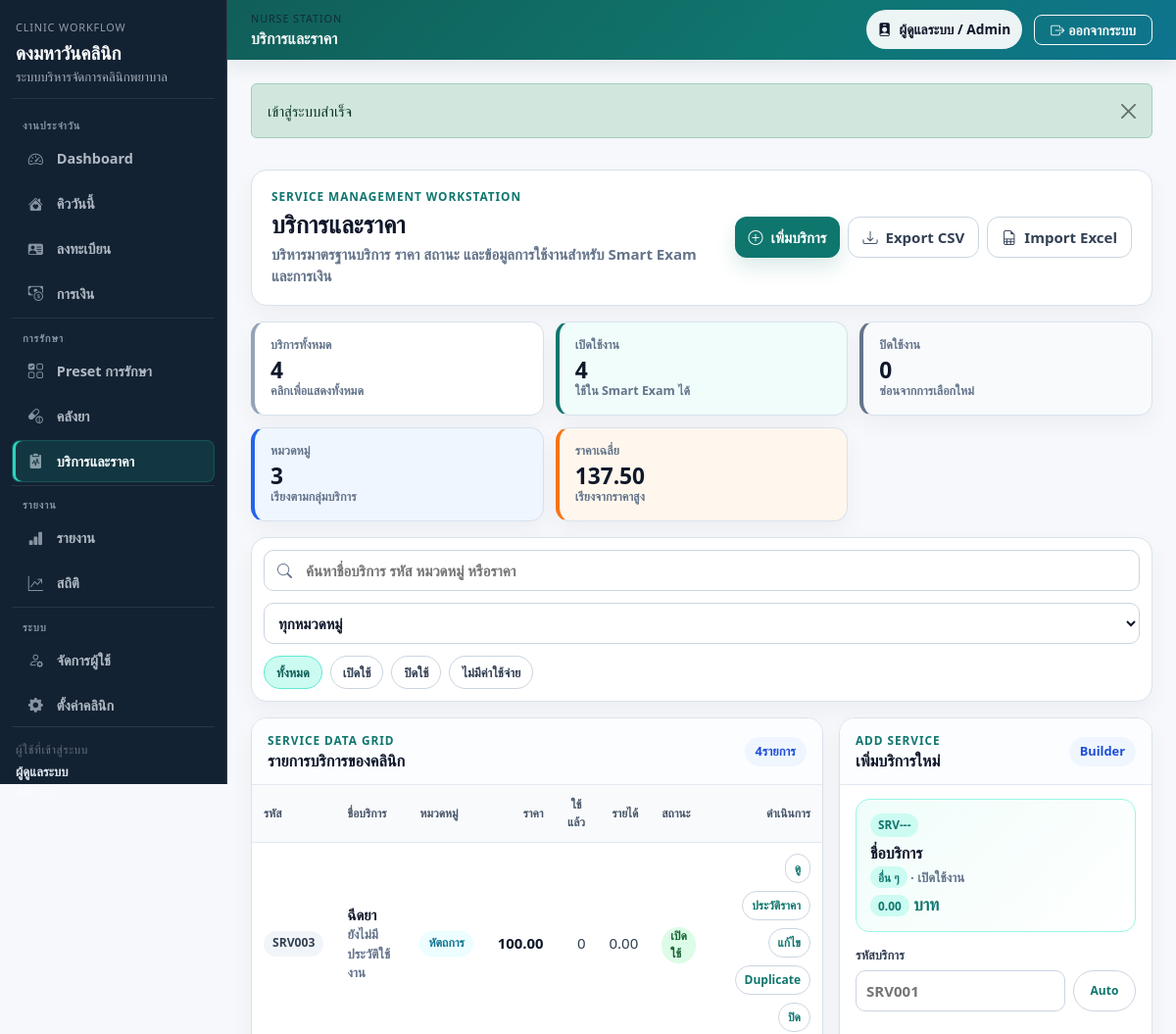
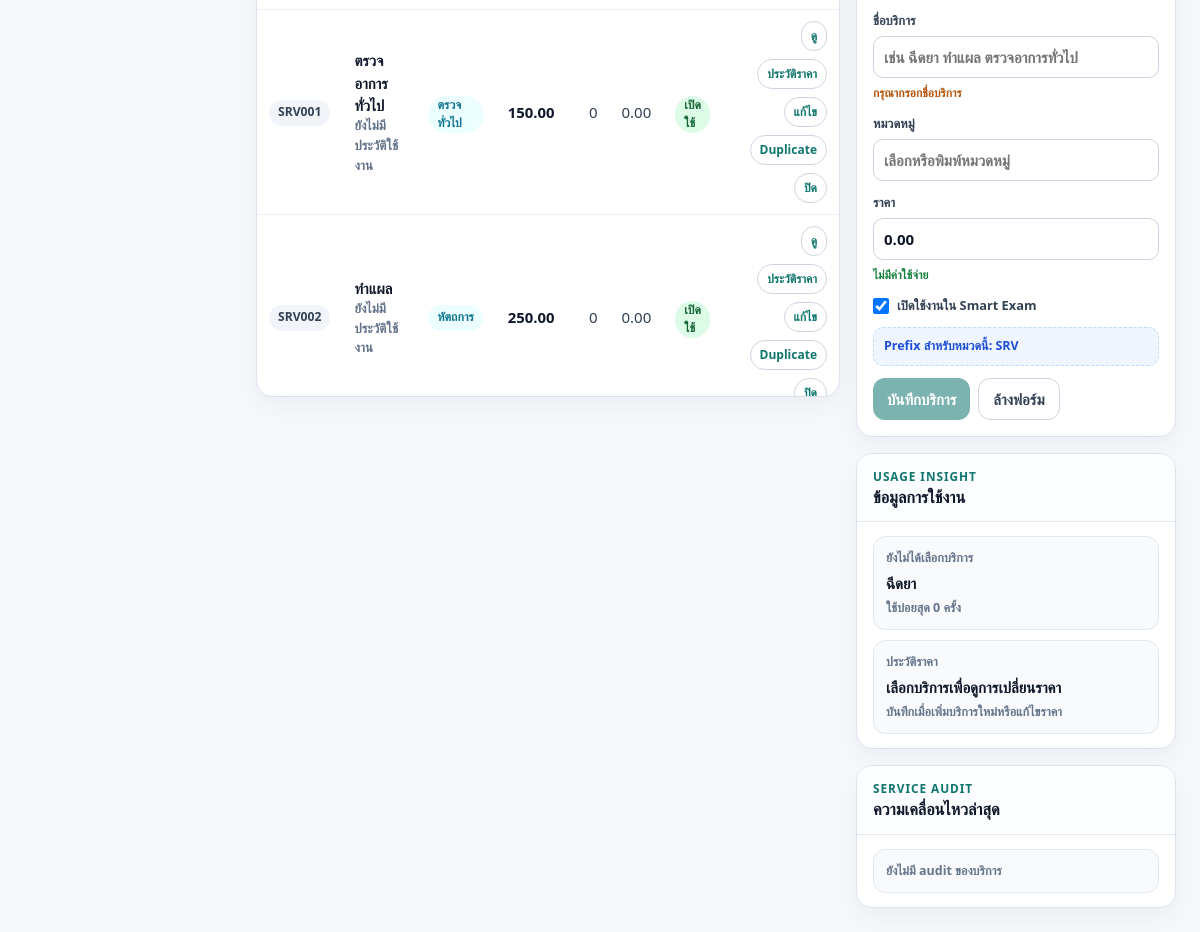
Page /index.php?page=services (signed in) on the committed database (2 pictures, top to bottom).
### tables this page shows
CREATE TABLE `system_settings` (
  `id` bigint unsigned NOT NULL AUTO_INCREMENT,
  `clinic_name` varchar(200) NOT NULL,
  `clinic_address` text DEFAULT NULL,
  `clinic_phone` varchar(50) DEFAULT NULL,
  `clinic_tax_id` varchar(50) DEFAULT NULL,
  `receipt_logo_text` varchar(80) DEFAULT NULL,
  `receipt_footer` text DEFAULT NULL,
  `receipt_prefix` varchar(20) NOT NULL DEFAULT 'RC',
  `hn_prefix` varchar(20) NOT NULL DEFAULT 'HN',
  `expiry_alert_days` int NOT NULL DEFAULT 30,
  `queue_note` varchar(255) DEFAULT NULL,
  `created_at` datetime DEFAULT CURRENT_TIMESTAMP,
  `updated_at` datetime DEFAULT CURRENT_TIMESTAMP ON UPDATE CURRENT_TIMESTAMP,
  PRIMARY KEY (`id`)
);

CREATE TABLE `services` (
  `id` bigint unsigned NOT NULL AUTO_INCREMENT,
  `service_code` varchar(50) NOT NULL,
  `service_name` varchar(150) NOT NULL,
  `category` varchar(100) DEFAULT NULL,
  `price` decimal(10,2) NOT NULL DEFAULT 0.00,
  `is_active` tinyint(1) NOT NULL DEFAULT 1,
  `created_at` datetime DEFAULT CURRENT_TIMESTAMP,
  `updated_at` datetime DEFAULT CURRENT_TIMESTAMP ON UPDATE CURRENT_TIMESTAMP,
  PRIMARY KEY (`id`),
  UNIQUE KEY `uk_services_service_code` (`service_code`),
  KEY `idx_services_service_name` (`service_name`)
);

### app/Views/services/index.php (the view, shortened to what the rows shown need)
<?php
$services = $services ?? [];
$topService = null;
foreach ($services as $service) {
    if ($topService === null || (float) ($service['total_qty'] ?? 0) > (float) ($topService['total_qty'] ?? 0)) {
        $topService = $service;
    }
}
$canManage = has_role('ADMIN');
?>
<div class="service-workstation" data-service-workstation>
    <section class="service-hero">
        <div>
            <h1>บริการและราคา</h1>
        </div>
    </section>
    <div class="service-layout">
        <section class="service-panel service-main-panel">
            <div class="service-panel-header">
                <div>
                    <h2>รายการบริการของคลินิก</h2>
                </div>
            </div>
            <div class="service-table-wrap">
                <table class="service-table">
                    <thead>
                        <tr>
                            <th><button type="button" data-service-sort="code">รหัส</button></th>
                            <th><button type="button" data-service-sort="name">ชื่อบริการ</button></th>
                            <th><button type="button" data-service-sort="category">หมวดหมู่</button></th>
                            <th class="text-end"><button type="button" data-service-sort="price">ราคา</button></th>
                            <th class="text-end"><button type="button" data-service-sort="usage">ใช้แล้ว</button></th>
                            <th class="text-end"><button type="button" data-service-sort="income">รายได้</button></th>
                            <th>สถานะ</th>
                            <th class="text-end">ดำเนินการ</th>
                        </tr>
                    </thead>
                    <tbody data-service-tbody>
                        <?php foreach ($services as $service): ?>
                            <?php
                            $serviceId = (int) ($service['id'] ?? 0);
                            $code = (string) ($service['service_code'] ?? '');
                            $name = (string) ($service['service_name'] ?? '');
                            $category = trim((string) ($service['category'] ?? '')) ?: 'อื่น ๆ';
                            $price = (float) ($service['price'] ?? 0);
                            $usage = (float) ($service['total_qty'] ?? 0);
                            $income = (float) ($service['total_income'] ?? 0);
                            $lastUsed = (string) ($service['last_used_at'] ?? '');
                            $smartExamCount = (int) ($service['smart_exam_preset_count'] ?? 0);
                            $status = (int) ($service['is_active'] ?? 0) === 1 ? 'active' : 'inactive';
                            $search = trim($code . ' ' . $name . ' ' . $category . ' ' . number_format($price, 2));
                            ?>
                            <tr data-service-row
                                data-id="<?= e((string) $serviceId) ?>"
                                data-code="<?= e($code) ?>"
                                data-name="<?= e($name) ?>"
                                data-category="<?= e($category) ?>"
                                data-price="<?= e((string) $price) ?>"
                                data-usage="<?= e((string) $usage) ?>"
                                data-income="<?= e((string) $income) ?>"
                                data-last-used="<?= e($lastUsed) ?>"
                                data-smart-exam="<?= e((string) $smartExamCount) ?>"
                                data-status="<?= e($status) ?>"
                                data-search="<?= e($search) ?>">
                                <td><span class="service-code"><?= e($code) ?></span></td>
                                <td>
                                    <strong><?= e($name) ?></strong>
                                    <small><?= $lastUsed !== '' ? 'ใช้ล่าสุด ' . e($lastUsed) : 'ยังไม่มีประวัติใช้งาน' ?></small>
                                </td>
                                <td><span class="service-category"><?= e($category) ?></span></td>
                                <td class="text-end">
                                    <strong><?= e(number_format($price, 2)) ?></strong>
                                </td>
                                <td class="text-end"><?= e(number_format($usage, 0)) ?></td>
                                <td class="text-end"><?= e(number_format($income, 2)) ?></td>
                                <td>
                                    <span class="service-status is-<?= e($status) ?>"><?= $status === 'active' ? 'เปิดใช้' : 'ปิดใช้' ?></span>
                                </td>
                                <td>
                                    <div class="service-row-actions">
                                        <button type="button" data-service-row-action="detail">ดู</button>
                                        <button type="button" data-service-row-action="history">ประวัติราคา</button>
                                        <?php if ($canManage): ?>
                                            <button type="button" data-service-row-action="edit">แก้ไข</button>
                                            <button type="button" data-service-row-action="duplicate">Duplicate</button>
                                            <form class="service-inline-form" method="post" action="<?= e(route_url('services-toggle')) ?>">
                                                <button type="submit"><?= $status === 'active' ? 'ปิด' : 'เปิด' ?></button>
                                            </form>
                                        <?php endif; ?>
                                    </div>
                                </td>
                            </tr>
                        <?php endforeach; ?>
                    </tbody>
                </table>
            </div>
        </section>
        <aside class="service-detail-panel">
            <section class="service-panel">
                <div class="service-panel-header">
                    <div>
                        <h2 data-service-panel-title><?= $canManage ? 'เพิ่มบริการใหม่' : 'รายละเอียดบริการ' ?></h2>
                    </div>
                </div>
            </section>
            <section class="service-panel">
                <div class="service-panel-header">
                    <div>
                        <h2>ข้อมูลการใช้งาน</h2>
                    </div>
                </div>
                <div class="service-insight-body">
                    <div data-service-selected-insight>
                        <span>ยังไม่ได้เลือกบริการ</span>
                        <strong><?= $topService ? e((string) $topService['service_name']) : 'ไม่มีข้อมูล' ?></strong>
                        <small><?= $topService ? 'ใช้บ่อยสุด ' . e(number_format((float) ($topService['total_qty'] ?? 0), 0)) . ' ครั้ง' : 'เลือกบริการเพื่อดูสถิติ' ?></small>
                    </div>
                </div>
            </section>
            <section class="service-panel">
                <div class="service-panel-header">
                    <div>
                        <h2>ความเคลื่อนไหวล่าสุด</h2>
                    </div>
                </div>
            </section>
        </aside>
    </div>
</div>

### app/Views/layouts/app.php (shortened to what the rows shown need)
<?php
$clinicName = (string) system_setting('clinic_name', config('app.name'));
?>
<!doctype html>
<html lang="th">
<head>
    <link href="https://cdn.jsdelivr.net/npm/bootstrap@5.3.3/dist/css/bootstrap.min.css" rel="stylesheet">
    <link href="https://cdn.jsdelivr.net/npm/bootstrap-icons@1.11.3/font/bootstrap-icons.css" rel="stylesheet">
    <link href="<?= e(app_url('assets/css/app.css')) ?>" rel="stylesheet">
    <?php foreach (($pageStyles ?? []) as $pageStyle): ?>
        <link href="<?= e((string) $pageStyle) ?>" rel="stylesheet">
    <?php endforeach; ?>
</head>
<body>
<div class="app-shell">
    <aside class="app-sidebar sidebar">
        <div class="sidebar-inner">
            <div class="sidebar-brand text-white">
                <div class="sidebar-kicker">Clinic Workflow</div>
                <h4 class="mb-1"><?= e($clinicName) ?></h4>
                <div class="sidebar-subtitle">ระบบบริหารจัดการคลินิกพยาบาล</div>
            </div>
        </div>
    </aside>
    <main class="app-main-shell">
        <div class="app-content px-3 px-lg-4 py-4">
            <?= $content ?>
        </div>
    </main>
</div>
</body>
</html>

### rows in the picture
system_settings: clinic_name "ดงมหาวันคลินิก"
services: service_code "SRV003", service_name "ฉีดยา", category "หัตถการ", price "100.00", usage "0", income "0.00", is_active "เปิดใช้"
services: service_code "SRV001", service_name "ตรวจอาการทั่วไป", category "ตรวจทั่วไป", price "150.00", usage "0", income "0.00", is_active "เปิดใช้"
services: service_code "SRV002", service_name "ทำแผล", category "หัตถการ", price "250.00", usage "0", income "0.00", is_active "เปิดใช้"

### other values in the picture
$navGroup['label'] "งานประจำวัน"
$navItem['label'] "Dashboard"
$navItem['label'] "คิววันนี้"
$navItem['label'] "ลงทะเบียน"
$navItem['label'] "การเงิน"
$navGroup['label'] "การรักษา"
$navItem['label'] "Preset การรักษา"
$navItem['label'] "คลังยา"
$navItem['label'] "บริการและราคา"
$navGroup['label'] "รายงาน"
$navItem['label'] "รายงาน"
$navItem['label'] "สถิติ"
$navGroup['label'] "ระบบ"
$navItem['label'] "จัดการผู้ใช้"
$navItem['label'] "ตั้งค่าคลินิก"
